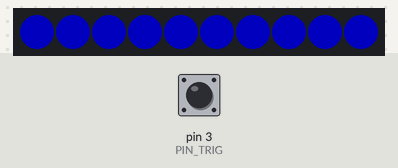
A sketch run on a simulated Arduino Uno, built with avr-gcc and run on an emulated ATmega328P. Parts: 10 RGB LEDs in strip order, left to right. The inputs (shaded band) are chosen by the test bench; at power-on: pin 3 (PIN_TRIG) HIGH. Dim RGB values are drawn brighter than linear; what the sketch prints to the serial monitor is not drawn.

Above: at 1.1 s.
2.8 s: pin 3 (PIN_TRIG) pulled LOW for 1 s
At 2.99 s:
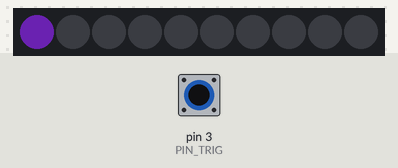
5.3 s: pin 3 (PIN_TRIG) pulled LOW for 1 s
At 5.79 s:
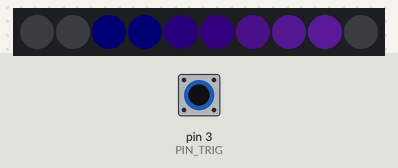
7.8 s: pin 3 (PIN_TRIG) pulled LOW for 3.2 s
At 8.29 s:
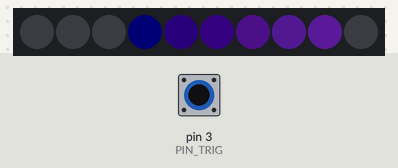
Timing chart, 0 to 10.8 s (numbered marks = the images above; inputs shaded):
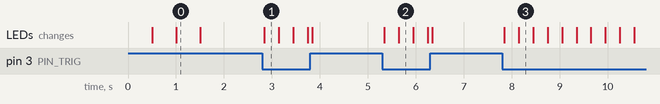

Measured:
- after the input at 2.8 s, the LEDs: change at once (image 1)
- after the input at 5.3 s, the LEDs: first change at once (image 2 shows a later state)
- after the input at 7.8 s, the LEDs: first change after 0.05 s (image 3 shows a later state)
- what the display in image 0 shows lasts 0.5 s, from 1.0 s to 1.5 s

The sketch:

strip_test.ino
```cpp
// strip_test — bench test: squeeze the trigger, a comet runs down the strip.
//
// The XIAO on USB, the kit's microswitch, the 74AHCT125, and a short offcut of
// the WS2812B strip. No motor, no battery, no boost. Proves the level-shifted
// data path before it goes into the pod.
//
// Same pins and the same 74AHCT125 gate as clown_arm.ino, so the wiring
// carries straight over.
//
// Board:  Seeed XIAO ESP32-C3
// Core:   ESP32 Arduino core (Espressif)
// Lib:    FastLED
//
// Tools -> USB CDC On Boot: Enabled, or the Serial Monitor stays blank.

#include <FastLED.h>

constexpr uint8_t PIN_LED  = 10;  // silk D10, -> 74AHCT125 1A; 1Y -> 330-470R -> strip DIN
constexpr uint8_t PIN_TRIG = 3;   // silk D1,  microswitch NO; COM to GND

// The strip and the 74AHCT125 run off the XIAO's 5V pin, i.e. USB. Keep the
// offcut short; the power cap below is the backstop if you lengthen it.
constexpr int      NUM_LEDS     = 10;
constexpr uint8_t  BRIGHTNESS   = 80;
constexpr uint16_t USB_LIMIT_MA = 300;

constexpr uint16_t COMET_TRAVEL_MS = 250;   // same as clown_arm.ino
constexpr uint16_t COMET_REPEAT_MS = 320;
constexpr uint8_t  THEME_HUE       = 192;

constexpr uint16_t DEBOUNCE_MS = 25;

CRGB leds[NUM_LEDS];

bool     trigStable   = false;
bool     trigLastRaw  = false;
uint32_t trigChangeAt = 0;
uint32_t cometStart   = 0;

static void readTrigger() {
  bool raw = (digitalRead(PIN_TRIG) == LOW);   // active low
  uint32_t now = millis();
  if (raw != trigLastRaw) {
    trigLastRaw  = raw;
    trigChangeAt = now;
  } else if (raw != trigStable && (now - trigChangeAt) >= DEBOUNCE_MS) {
    trigStable = raw;
    if (trigStable) cometStart = now;
    Serial.println(trigStable ? "trigger: PRESSED" : "trigger: released");
  }
}

void setup() {
  Serial.begin(115200);
  pinMode(PIN_TRIG, INPUT_PULLUP);

  FastLED.addLeds<WS2812B, PIN_LED, GRB>(leds, NUM_LEDS);
  FastLED.setBrightness(BRIGHTNESS);
  FastLED.setMaxPowerInVoltsAndMilliamps(5, USB_LIMIT_MA);

  // Boot check: red, green, blue, half a second each. All three, in that order,
  // means the data path and the colour order are both right.
  const CRGB boot[] = { CRGB::Red, CRGB::Green, CRGB::Blue };
  for (const CRGB& c : boot) {
    fill_solid(leds, NUM_LEDS, c);
    FastLED.show();
    delay(500);
  }
  FastLED.clear(true);

  Serial.println("strip_test ready — squeeze the trigger");
}

void loop() {
  readTrigger();
  uint32_t now = millis();

  if (trigStable) {
    fadeToBlackBy(leds, NUM_LEDS, 64);
    if (now - cometStart >= COMET_REPEAT_MS) cometStart = now;
    uint32_t age = now - cometStart;
    if (age <= COMET_TRAVEL_MS) {
      int pos = (int)(age * (NUM_LEDS - 1) / COMET_TRAVEL_MS);
      leds[pos] = CHSV(THEME_HUE, 160, 255);
    }
  } else {
    // Dim glow so you can tell "idle" from "data path dead".
    fill_solid(leds, NUM_LEDS, CHSV(THEME_HUE, 200, 20));
  }

  FastLED.show();
  delay(16);
}
```
